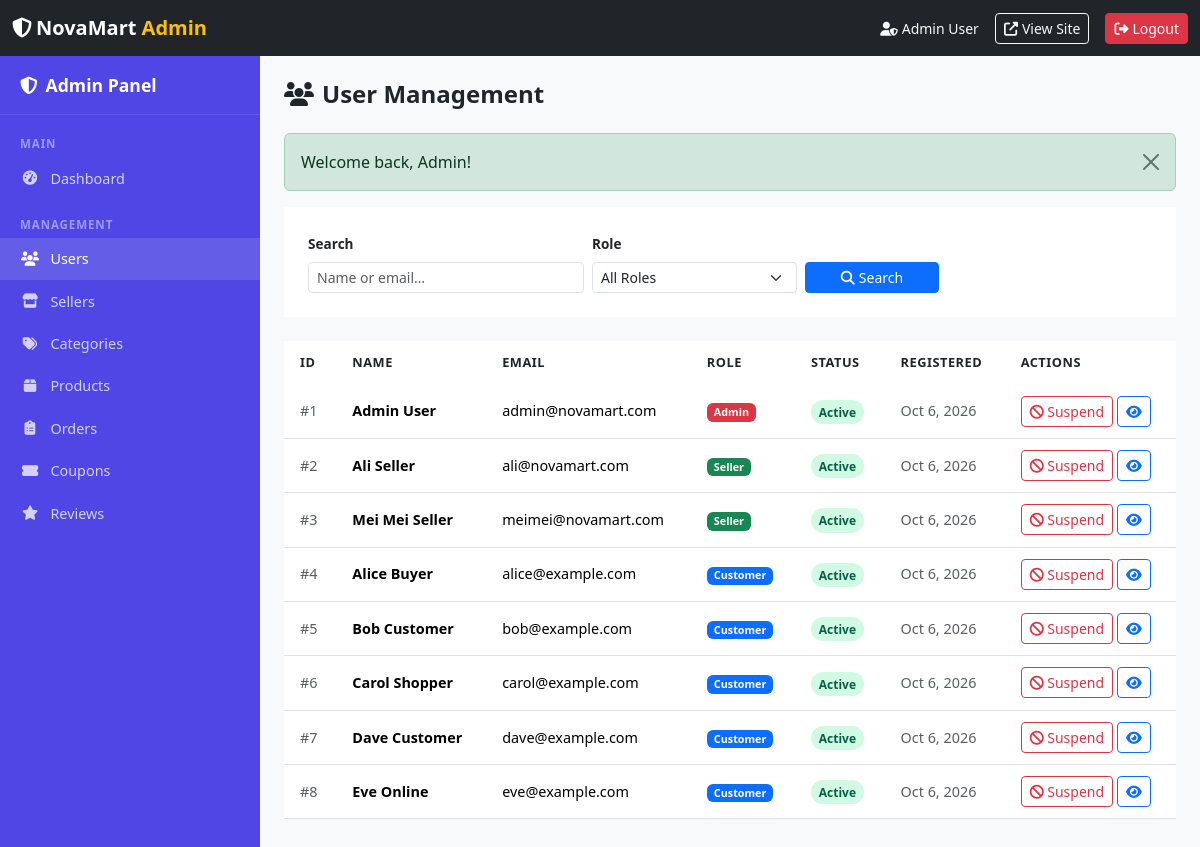
The page /admin/users.php (signed in) on the database its author committed.
### tables this page shows
CREATE TABLE `users` (
  `id` INT UNSIGNED AUTO_INCREMENT PRIMARY KEY,
  `name` VARCHAR(120) NOT NULL,
  `email` VARCHAR(191) NOT NULL UNIQUE,
  `password` VARCHAR(255) NOT NULL,
  `phone` VARCHAR(30) DEFAULT NULL,
  `address` TEXT DEFAULT NULL,
  `role` ENUM('customer','seller','admin') NOT NULL DEFAULT 'customer',
  `status` ENUM('active','suspended') NOT NULL DEFAULT 'active',
  `created_at` DATETIME NOT NULL DEFAULT CURRENT_TIMESTAMP,
  `updated_at` DATETIME NOT NULL DEFAULT CURRENT_TIMESTAMP ON UPDATE CURRENT_TIMESTAMP
);

### includes/functions.php (called while the page is built, shortened)
<?php
function e(string $value): string
{
    return htmlspecialchars($value, ENT_QUOTES | ENT_HTML5, 'UTF-8');
}
function getFlash(): ?array
{
    $flash = $_SESSION['flash'] ?? null;
    return $flash;
}

### admin/users.php (the view, shortened to what this page needs)
<?php
require_once __DIR__ . '/../config/db.php';
require_once __DIR__ . '/../includes/functions.php';
$search  = trim($_GET['search'] ?? '');
$page    = max(1, (int)($_GET['page'] ?? 1));
$perPag  = ADMIN_ITEMS_PER_PAGE;
$offset  = ($page - 1) * $perPag;
$wheres = [];
$params = [];
$whereSql = $wheres ? 'WHERE ' . implode(' AND ', $wheres) : '';
$stmt = $pdo->prepare("
    SELECT u.* FROM users u $whereSql ORDER BY u.created_at DESC LIMIT ? OFFSET ?
");
$params[] = $perPag;
$params[] = $offset;
$stmt->execute($params);
$users = $stmt->fetchAll();
?>
<!DOCTYPE html>
<html lang="en">
<head>
  <link href="https://cdn.jsdelivr.net/npm/bootstrap@5.3.3/dist/css/bootstrap.min.css" rel="stylesheet">
  <link href="https://cdnjs.cloudflare.com/ajax/libs/font-awesome/6.5.1/css/all.min.css" rel="stylesheet">
  <link href="<?= APP_URL ?>/assets/css/admin.css" rel="stylesheet">
</head>
<body class="bg-light">
<?php require __DIR__ . '/../includes/admin_navbar.php'; ?>
<div class="admin-layout">
  <aside class="admin-sidebar" id="adminSidebar">
    <div class="brand"><i class="fas fa-shield-alt me-2"></i>Admin Panel</div>
    <div class="nav-section">Main</div>
    <a class="nav-link" href="<?= APP_URL ?>/admin/dashboard.php"><i class="fas fa-tachometer-alt"></i> Dashboard</a>
    <div class="nav-section">Management</div>
    <a class="nav-link active" href="<?= APP_URL ?>/admin/users.php"><i class="fas fa-users"></i> Users</a>
    <a class="nav-link" href="<?= APP_URL ?>/admin/sellers.php"><i class="fas fa-store"></i> Sellers</a>
    <a class="nav-link" href="<?= APP_URL ?>/admin/categories.php"><i class="fas fa-tags"></i> Categories</a>
    <a class="nav-link" href="<?= APP_URL ?>/admin/products.php"><i class="fas fa-box"></i> Products</a>
    <a class="nav-link" href="<?= APP_URL ?>/admin/orders.php"><i class="fas fa-clipboard-list"></i> Orders</a>
    <a class="nav-link" href="<?= APP_URL ?>/admin/coupons.php"><i class="fas fa-ticket-alt"></i> Coupons</a>
    <a class="nav-link" href="<?= APP_URL ?>/admin/reviews.php"><i class="fas fa-star"></i> Reviews</a>
  </aside>
  <div class="admin-main">
    <div class="d-flex align-items-center justify-content-between mb-4">
      <h4 class="fw-bold mb-0"><i class="fas fa-users me-2"></i>User Management</h4>
    </div>
    <?php $flash = getFlash(); if ($flash): ?>
      <div class="alert alert-<?= e($flash['type']) ?> alert-dismissible fade show" role="alert">
        <?= e($flash['message']) ?>
        <button type="button" class="btn-close" data-bs-dismiss="alert"></button>
      </div>
    <?php endif; ?>
    <div class="admin-card mb-4">
      <form method="GET" class="row g-2 align-items-end">
        <div class="col-md-4">
          <label class="form-label small">Search</label>
          <input type="text" name="search" class="form-control form-control-sm"
                 placeholder="Name or email…" value="<?= e($search) ?>">
        </div>
        <div class="col-md-3">
          <label class="form-label small">Role</label>
          <select name="role" class="form-select form-select-sm">
            <option value="">All Roles</option>
          </select>
        </div>
        <div class="col-md-2">
          <button type="submit" class="btn btn-primary btn-sm w-100">
            <i class="fas fa-search me-1"></i>Search
          </button>
        </div>
      </form>
    </div>
    <div class="admin-table">
      <div class="table-responsive">
        <table class="table table-hover">
          <thead>
            <tr>
              <th>ID</th>
              <th>Name</th>
              <th>Email</th>
              <th>Role</th>
              <th>Status</th>
              <th>Registered</th>
              <th>Actions</th>
            </tr>
          </thead>
          <tbody>
            <?php if (empty($users)): ?>
              <tr><td colspan="7" class="text-center py-4 text-muted">No users found.</td></tr>
            <?php else: ?>
              <?php foreach ($users as $u):
                $roleBadge = match($u['role']) {
                    'admin' => 'bg-danger', 'seller' => 'bg-success', default => 'bg-primary'
                };
                $statusClass = $u['status'] === 'active' ? 'badge-active' : 'badge-suspended';
              ?>
                <tr>
                  <td class="text-muted small">#<?= (int)$u['id'] ?></td>
                  <td class="fw-semibold"><?= e($u['name']) ?></td>
                  <td class="small"><?= e($u['email']) ?></td>
                  <td><span class="badge <?= $roleBadge ?>"><?= e(ucfirst($u['role'])) ?></span></td>
                  <td><span class="badge-status <?= $statusClass ?>"><?= e(ucfirst($u['status'])) ?></span></td>
                  <td class="small text-muted"><?= date('M j, Y', strtotime($u['created_at'])) ?></td>
                  <td>
                    <div class="d-flex gap-1">
                      <button type="button" class="btn btn-sm btn-outline-<?= $u['status']==='active'?'danger':'success' ?> btn-status-toggle"
                              data-id="<?= $u['id'] ?>" data-table="users" data-field="status"
                              data-current="<?= e($u['status']) ?>">
                        <i class="fas fa-<?= $u['status']==='active'?'ban':'check' ?>"></i>
                        <?= $u['status']==='active' ? 'Suspend' : 'Activate' ?>
                      </button>
                      <a href="<?= APP_URL ?>/admin/user_view.php?id=<?= (int)$u['id'] ?>"
                         class="btn btn-sm btn-outline-primary" title="View details">
                        <i class="fas fa-eye"></i>
                      </a>
                    </div>
                  </td>
                </tr>
              <?php endforeach; ?>
            <?php endif; ?>
          </tbody>
        </table>
      </div>
    </div>
  </div>
</div>
</body>
</html>

### assets/css/admin.css (style rules this page uses)
:root { --admin-sidebar-w: 260px; --admin-bg: #F1F5F9; --admin-card: #fff; --admin-primary: #4F46E5; --admin-success: #10B981; --admin-warning: #F59E0B; --admin-danger: #EF4444; --admin-info: #3B82F6; }
body { background: var(--admin-bg); }
.admin-layout { display: flex; min-height: 100vh; }
.admin-sidebar { width: var(--admin-sidebar-w); background: var(--admin-primary); color: #fff; flex-shrink: 0; position: fixed; top: 56px; left: 0; bottom: 0; overflow-y: auto; z-index: 100; transition: transform .3s; }
.admin-sidebar .nav-link { color: rgba(255,255,255,.75); padding: .65rem 1.25rem; border-radius: 0; font-size: .9rem; display: flex; align-items: center; gap: .65rem; transition: background .15s, color .15s; }
.admin-sidebar .nav-link:hover, .admin-sidebar .nav-link.active { background: rgba(255,255,255,.12); color: #fff; }
.admin-sidebar .nav-link i { width: 20px; text-align: center; }
.admin-sidebar .nav-section { font-size: .72rem; text-transform: uppercase; letter-spacing: .08em; color: rgba(255,255,255,.45); padding: 1rem 1.25rem .3rem; font-weight: 700; }
.admin-sidebar .brand { padding: 1rem 1.25rem; font-weight: 700; font-size: 1.1rem; border-bottom: 1px solid rgba(255,255,255,.1); margin-bottom: .25rem; }
.admin-main { flex: 1; margin-left: var(--admin-sidebar-w); padding: 1.5rem; }
.admin-table { background: var(--admin-card); border-radius: var(--radius-md); box-shadow: var(--shadow-sm); overflow: hidden; }
.admin-table .table { margin-bottom: 0; }
.admin-table thead { background: var(--gray-100); }
.admin-table th { font-size: .8rem; text-transform: uppercase; letter-spacing: .04em; color: var(--gray-600); font-weight: 600; border-bottom: 2px solid var(--gray-200); padding: .75rem 1rem; }
.admin-table td { padding: .7rem 1rem; vertical-align: middle; font-size: .9rem; }
.badge-status { padding: .3em .65em; border-radius: 20px; font-size: .75rem; font-weight: 600; }
.badge-active { background: #D1FAE5; color: #065F46; }
.admin-card { background: var(--admin-card); border-radius: var(--radius-md); box-shadow: var(--shadow-sm); padding: 1.5rem; margin-bottom: 1.5rem; }
.form-label { font-weight: 600; font-size: .85rem; }

### rows shown on the page
users: id "1", name "Admin User", email "admin@novamart.com", role "Admin", status "Active", created_at "Oct 6, 2026", shows "Suspend"
users: id "2", name "Ali Seller", email "ali@novamart.com", role "Seller", status "Active", created_at "Oct 6, 2026", shows "Suspend"
users: id "3", name "Mei Mei Seller", email "meimei@novamart.com", role "Seller", status "Active", created_at "Oct 6, 2026", shows "Suspend"
users: id "4", name "Alice Buyer", email "alice@example.com", role "Customer", status "Active", created_at "Oct 6, 2026", shows "Suspend"
users: id "5", name "Bob Customer", email "bob@example.com", role "Customer", status "Active", created_at "Oct 6, 2026", shows "Suspend"
users: id "6", name "Carol Shopper", email "carol@example.com", role "Customer", status "Active", created_at "Oct 6, 2026", shows "Suspend"
users: id "7", name "Dave Customer", email "dave@example.com", role "Customer", status "Active", created_at "Oct 6, 2026", shows "Suspend"
users: id "8", name "Eve Online", email "eve@example.com", role "Customer", status "Active", created_at "Oct 6, 2026", shows "Suspend"

### other values the page prints
APP_NAME "NovaMart"
$_SESSION['user']['name'] "Admin User"
$flash['message'] "Welcome back, Admin!"
